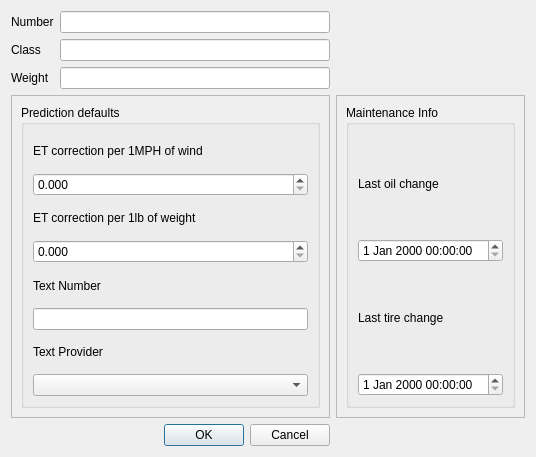
<?xml version="1.0" encoding="UTF-8"?>
<ui version="4.0">
 <class>VehicleDialog</class>
 <widget class="QDialog" name="VehicleDialog">
  <property name="geometry">
   <rect>
    <x>0</x>
    <y>0</y>
    <width>536</width>
    <height>457</height>
   </rect>
  </property>
  <property name="windowTitle">
   <string>Vehicle</string>
  </property>
  <layout class="QGridLayout" name="gridLayout_2">
   <item row="0" column="0">
    <widget class="QLabel" name="numberLabel">
     <property name="text">
      <string>Number</string>
     </property>
    </widget>
   </item>
   <item row="0" column="1">
    <widget class="QLineEdit" name="numberEdit"/>
   </item>
   <item row="1" column="0">
    <widget class="QLabel" name="compClassLabel">
     <property name="text">
      <string>Class</string>
     </property>
    </widget>
   </item>
   <item row="1" column="1">
    <widget class="QLineEdit" name="compClassEdit"/>
   </item>
   <item row="2" column="0">
    <widget class="QLabel" name="weightLabel">
     <property name="text">
      <string>Weight</string>
     </property>
    </widget>
   </item>
   <item row="2" column="1">
    <widget class="QLineEdit" name="weightEdit"/>
   </item>
   <item row="4" column="1">
    <widget class="QDialogButtonBox" name="buttonBox">
     <property name="orientation">
      <enum>Qt::Horizontal</enum>
     </property>
     <property name="standardButtons">
      <set>QDialogButtonBox::Cancel|QDialogButtonBox::Ok</set>
     </property>
    </widget>
   </item>
   <item row="3" column="0" colspan="2">
    <widget class="QFrame" name="settingsFrame">
     <property name="frameShape">
      <enum>QFrame::StyledPanel</enum>
     </property>
     <property name="frameShadow">
      <enum>QFrame::Raised</enum>
     </property>
     <layout class="QGridLayout" name="gridLayout">
      <item row="0" column="0">
       <widget class="QGroupBox" name="predictionDefaults">
        <property name="sizePolicy">
         <sizepolicy hsizetype="Preferred" vsizetype="Expanding">
          <horstretch>0</horstretch>
          <verstretch>0</verstretch>
         </sizepolicy>
        </property>
        <property name="title">
         <string>Prediction defaults</string>
        </property>
        <layout class="QGridLayout" name="gridLayout_7">
         <item row="2" column="0">
          <widget class="QLabel" name="weightAdjustmentLabel">
           <property name="text">
            <string>ET correction per 1lb of weight</string>
           </property>
          </widget>
         </item>
         <item row="3" column="0">
          <widget class="QDoubleSpinBox" name="weightAdjustmentSpinBox">
           <property name="decimals">
            <number>3</number>
           </property>
           <property name="maximum">
            <double>0.999000000000000</double>
           </property>
           <property name="singleStep">
            <double>0.001000000000000</double>
           </property>
          </widget>
         </item>
         <item row="1" column="0">
          <widget class="QDoubleSpinBox" name="windAdjustmentSpinBox">
           <property name="decimals">
            <number>3</number>
           </property>
           <property name="minimum">
            <double>0.000000000000000</double>
           </property>
           <property name="maximum">
            <double>0.999000000000000</double>
           </property>
           <property name="singleStep">
            <double>0.001000000000000</double>
           </property>
          </widget>
         </item>
         <item row="7" column="0">
          <widget class="ProviderBox" name="textProviderComboBox"/>
         </item>
         <item row="0" column="0">
          <widget class="QLabel" name="windAdjustmentLabel">
           <property name="text">
            <string>ET correction per 1MPH of wind</string>
           </property>
          </widget>
         </item>
         <item row="6" column="0">
          <widget class="QLabel" name="textProviderLabel">
           <property name="text">
            <string>Text Provider</string>
           </property>
          </widget>
         </item>
         <item row="4" column="0">
          <widget class="QLabel" name="textNumberLabel">
           <property name="text">
            <string>Text Number</string>
           </property>
          </widget>
         </item>
         <item row="5" column="0">
          <widget class="QLineEdit" name="textNumberEdit"/>
         </item>
        </layout>
       </widget>
      </item>
     </layout>
    </widget>
   </item>
   <item row="3" column="2">
    <widget class="QFrame" name="maintenanceFrame">
     <property name="frameShape">
      <enum>QFrame::StyledPanel</enum>
     </property>
     <property name="frameShadow">
      <enum>QFrame::Raised</enum>
     </property>
     <layout class="QGridLayout" name="gridLayout_3">
      <item row="0" column="0">
       <widget class="QGroupBox" name="maintenanceInfo">
        <property name="title">
         <string>Maintenance Info</string>
        </property>
        <layout class="QGridLayout" name="gridLayout_4">
         <item row="0" column="0">
          <widget class="QLabel" name="lastOilChangeLabel">
           <property name="text">
            <string>Last oil change</string>
           </property>
          </widget>
         </item>
         <item row="1" column="0">
          <widget class="QDateTimeEdit" name="lastOilChangeEdit"/>
         </item>
         <item row="2" column="0">
          <widget class="QLabel" name="lastTireChangeLabel">
           <property name="text">
            <string>Last tire change</string>
           </property>
          </widget>
         </item>
         <item row="3" column="0">
          <widget class="QDateTimeEdit" name="lastTireChangeEdit"/>
         </item>
        </layout>
       </widget>
      </item>
     </layout>
    </widget>
   </item>
  </layout>
 </widget>
 <customwidgets>
  <customwidget>
   <class>ProviderBox</class>
   <extends>QComboBox</extends>
   <header>providerbox.h</header>
  </customwidget>
 </customwidgets>
 <tabstops>
  <tabstop>numberEdit</tabstop>
  <tabstop>compClassEdit</tabstop>
  <tabstop>weightEdit</tabstop>
 </tabstops>
 <resources/>
 <connections>
  <connection>
   <sender>buttonBox</sender>
   <signal>accepted()</signal>
   <receiver>VehicleDialog</receiver>
   <slot>accept()</slot>
   <hints>
    <hint type="sourcelabel">
     <x>248</x>
     <y>254</y>
    </hint>
    <hint type="destinationlabel">
     <x>157</x>
     <y>274</y>
    </hint>
   </hints>
  </connection>
  <connection>
   <sender>buttonBox</sender>
   <signal>rejected()</signal>
   <receiver>VehicleDialog</receiver>
   <slot>reject()</slot>
   <hints>
    <hint type="sourcelabel">
     <x>316</x>
     <y>260</y>
    </hint>
    <hint type="destinationlabel">
     <x>286</x>
     <y>274</y>
    </hint>
   </hints>
  </connection>
 </connections>
</ui>
